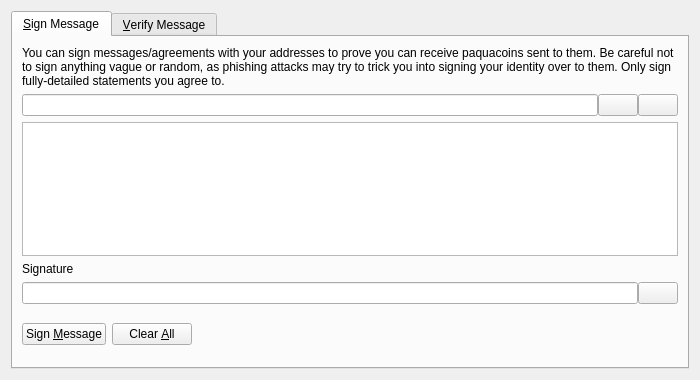
<?xml version="1.0" encoding="UTF-8"?>
<ui version="4.0">
 <class>SignVerifyMessageDialog</class>
 <widget class="QDialog" name="SignVerifyMessageDialog">
  <property name="geometry">
   <rect>
    <x>0</x>
    <y>0</y>
    <width>700</width>
    <height>380</height>
   </rect>
  </property>
  <property name="windowTitle">
   <string>Signatures - Sign / Verify a Message</string>
  </property>
  <property name="modal">
   <bool>true</bool>
  </property>
  <layout class="QVBoxLayout" name="verticalLayout">
   <item>
    <widget class="QTabWidget" name="tabWidget">
     <property name="currentIndex">
      <number>0</number>
     </property>
     <widget class="QWidget" name="tabSignMessage">
      <attribute name="title">
       <string>&amp;Sign Message</string>
      </attribute>
      <layout class="QVBoxLayout" name="verticalLayout_SM">
       <item>
        <widget class="QLabel" name="infoLabel_SM">
         <property name="text">
          <string>You can sign messages/agreements with your addresses to prove you can receive paquacoins sent to them. Be careful not to sign anything vague or random, as phishing attacks may try to trick you into signing your identity over to them. Only sign fully-detailed statements you agree to.</string>
         </property>
         <property name="textFormat">
          <enum>Qt::PlainText</enum>
         </property>
         <property name="wordWrap">
          <bool>true</bool>
         </property>
        </widget>
       </item>
       <item>
        <layout class="QHBoxLayout" name="horizontalLayout_1_SM">
         <property name="spacing">
          <number>0</number>
         </property>
         <item>
          <widget class="QValidatedLineEdit" name="addressIn_SM">
           <property name="toolTip">
            <string>The Paquacoin address to sign the message with</string>
           </property>
          </widget>
         </item>
         <item>
          <widget class="QPushButton" name="addressBookButton_SM">
           <property name="toolTip">
            <string>Choose previously used address</string>
           </property>
           <property name="text">
            <string/>
           </property>
           <property name="icon">
            <iconset resource="../bitcoin.qrc">
             <normaloff>:/icons/address-book</normaloff>:/icons/address-book</iconset>
           </property>
           <property name="shortcut">
            <string>Alt+A</string>
           </property>
           <property name="autoDefault">
            <bool>false</bool>
           </property>
          </widget>
         </item>
         <item>
          <widget class="QPushButton" name="pasteButton_SM">
           <property name="toolTip">
            <string>Paste address from clipboard</string>
           </property>
           <property name="text">
            <string/>
           </property>
           <property name="icon">
            <iconset resource="../bitcoin.qrc">
             <normaloff>:/icons/editpaste</normaloff>:/icons/editpaste</iconset>
           </property>
           <property name="shortcut">
            <string>Alt+P</string>
           </property>
           <property name="autoDefault">
            <bool>false</bool>
           </property>
          </widget>
         </item>
        </layout>
       </item>
       <item>
        <widget class="QPlainTextEdit" name="messageIn_SM">
         <property name="toolTip">
          <string>Enter the message you want to sign here</string>
         </property>
        </widget>
       </item>
       <item>
        <widget class="QLabel" name="signatureLabel_SM">
         <property name="text">
          <string>Signature</string>
         </property>
         <property name="textFormat">
          <enum>Qt::PlainText</enum>
         </property>
        </widget>
       </item>
       <item>
        <layout class="QHBoxLayout" name="horizontalLayout_2_SM">
         <property name="spacing">
          <number>0</number>
         </property>
         <item>
          <widget class="QLineEdit" name="signatureOut_SM">
           <property name="font">
            <font>
             <italic>true</italic>
            </font>
           </property>
           <property name="readOnly">
            <bool>true</bool>
           </property>
          </widget>
         </item>
         <item>
          <widget class="QPushButton" name="copySignatureButton_SM">
           <property name="toolTip">
            <string>Copy the current signature to the system clipboard</string>
           </property>
           <property name="text">
            <string/>
           </property>
           <property name="icon">
            <iconset resource="../bitcoin.qrc">
             <normaloff>:/icons/editcopy</normaloff>:/icons/editcopy</iconset>
           </property>
           <property name="autoDefault">
            <bool>false</bool>
           </property>
          </widget>
         </item>
        </layout>
       </item>
       <item>
        <layout class="QHBoxLayout" name="horizontalLayout_3_SM">
         <item>
          <widget class="QPushButton" name="signMessageButton_SM">
           <property name="toolTip">
            <string>Sign the message to prove you own this Paquacoin address</string>
           </property>
           <property name="text">
            <string>Sign &amp;Message</string>
           </property>
           <property name="icon">
            <iconset resource="../bitcoin.qrc">
             <normaloff>:/icons/edit</normaloff>:/icons/edit</iconset>
           </property>
           <property name="autoDefault">
            <bool>false</bool>
           </property>
          </widget>
         </item>
         <item>
          <widget class="QPushButton" name="clearButton_SM">
           <property name="toolTip">
            <string>Reset all sign message fields</string>
           </property>
           <property name="text">
            <string>Clear &amp;All</string>
           </property>
           <property name="icon">
            <iconset resource="../bitcoin.qrc">
             <normaloff>:/icons/remove</normaloff>:/icons/remove</iconset>
           </property>
           <property name="autoDefault">
            <bool>false</bool>
           </property>
          </widget>
         </item>
         <item>
          <spacer name="horizontalSpacer_1_SM">
           <property name="orientation">
            <enum>Qt::Horizontal</enum>
           </property>
           <property name="sizeHint" stdset="0">
            <size>
             <width>40</width>
             <height>48</height>
            </size>
           </property>
          </spacer>
         </item>
         <item>
          <widget class="QLabel" name="statusLabel_SM">
           <property name="font">
            <font>
             <weight>75</weight>
             <bold>true</bold>
            </font>
           </property>
           <property name="text">
            <string/>
           </property>
           <property name="wordWrap">
            <bool>true</bool>
           </property>
          </widget>
         </item>
         <item>
          <spacer name="horizontalSpacer_2_SM">
           <property name="orientation">
            <enum>Qt::Horizontal</enum>
           </property>
           <property name="sizeHint" stdset="0">
            <size>
             <width>40</width>
             <height>48</height>
            </size>
           </property>
          </spacer>
         </item>
        </layout>
       </item>
      </layout>
     </widget>
     <widget class="QWidget" name="tabVerifyMessage">
      <attribute name="title">
       <string>&amp;Verify Message</string>
      </attribute>
      <layout class="QVBoxLayout" name="verticalLayout_VM">
       <item>
        <widget class="QLabel" name="infoLabel_VM">
         <property name="text">
          <string>Enter the receiver's address, message (ensure you copy line breaks, spaces, tabs, etc. exactly) and signature below to verify the message. Be careful not to read more into the signature than what is in the signed message itself, to avoid being tricked by a man-in-the-middle attack. Note that this only proves the signing party receives with the address, it cannot prove sendership of any transaction!</string>
         </property>
         <property name="textFormat">
          <enum>Qt::PlainText</enum>
         </property>
         <property name="alignment">
          <set>Qt::AlignLeading|Qt::AlignLeft|Qt::AlignTop</set>
         </property>
         <property name="wordWrap">
          <bool>true</bool>
         </property>
        </widget>
       </item>
       <item>
        <layout class="QHBoxLayout" name="horizontalLayout_1_VM">
         <property name="spacing">
          <number>0</number>
         </property>
         <item>
          <widget class="QValidatedLineEdit" name="addressIn_VM">
           <property name="toolTip">
            <string>The Paquacoin address the message was signed with</string>
           </property>
          </widget>
         </item>
         <item>
          <widget class="QPushButton" name="addressBookButton_VM">
           <property name="toolTip">
            <string>Choose previously used address</string>
           </property>
           <property name="text">
            <string/>
           </property>
           <property name="icon">
            <iconset resource="../bitcoin.qrc">
             <normaloff>:/icons/address-book</normaloff>:/icons/address-book</iconset>
           </property>
           <property name="shortcut">
            <string>Alt+A</string>
           </property>
           <property name="autoDefault">
            <bool>false</bool>
           </property>
          </widget>
         </item>
        </layout>
       </item>
       <item>
        <widget class="QPlainTextEdit" name="messageIn_VM"/>
       </item>
       <item>
        <widget class="QValidatedLineEdit" name="signatureIn_VM"/>
       </item>
       <item>
        <layout class="QHBoxLayout" name="horizontalLayout_2_VM">
         <item>
          <widget class="QPushButton" name="verifyMessageButton_VM">
           <property name="toolTip">
            <string>Verify the message to ensure it was signed with the specified Paquacoin address</string>
           </property>
           <property name="text">
            <string>Verify &amp;Message</string>
           </property>
           <property name="icon">
            <iconset resource="../bitcoin.qrc">
             <normaloff>:/icons/transaction_0</normaloff>:/icons/transaction_0</iconset>
           </property>
           <property name="autoDefault">
            <bool>false</bool>
           </property>
          </widget>
         </item>
         <item>
          <widget class="QPushButton" name="clearButton_VM">
           <property name="toolTip">
            <string>Reset all verify message fields</string>
           </property>
           <property name="text">
            <string>Clear &amp;All</string>
           </property>
           <property name="icon">
            <iconset resource="../bitcoin.qrc">
             <normaloff>:/icons/remove</normaloff>:/icons/remove</iconset>
           </property>
           <property name="autoDefault">
            <bool>false</bool>
           </property>
          </widget>
         </item>
         <item>
          <spacer name="horizontalSpacer_1_VM">
           <property name="orientation">
            <enum>Qt::Horizontal</enum>
           </property>
           <property name="sizeHint" stdset="0">
            <size>
             <width>40</width>
             <height>48</height>
            </size>
           </property>
          </spacer>
         </item>
         <item>
          <widget class="QLabel" name="statusLabel_VM">
           <property name="font">
            <font>
             <weight>75</weight>
             <bold>true</bold>
            </font>
           </property>
           <property name="text">
            <string/>
           </property>
           <property name="wordWrap">
            <bool>true</bool>
           </property>
          </widget>
         </item>
         <item>
          <spacer name="horizontalSpacer_2_VM">
           <property name="orientation">
            <enum>Qt::Horizontal</enum>
           </property>
           <property name="sizeHint" stdset="0">
            <size>
             <width>40</width>
             <height>48</height>
            </size>
           </property>
          </spacer>
         </item>
        </layout>
       </item>
      </layout>
     </widget>
    </widget>
   </item>
  </layout>
 </widget>
 <customwidgets>
  <customwidget>
   <class>QValidatedLineEdit</class>
   <extends>QLineEdit</extends>
   <header>qvalidatedlineedit.h</header>
  </customwidget>
 </customwidgets>
 <resources>
  <include location="../bitcoin.qrc"/>
 </resources>
 <connections/>
</ui>
